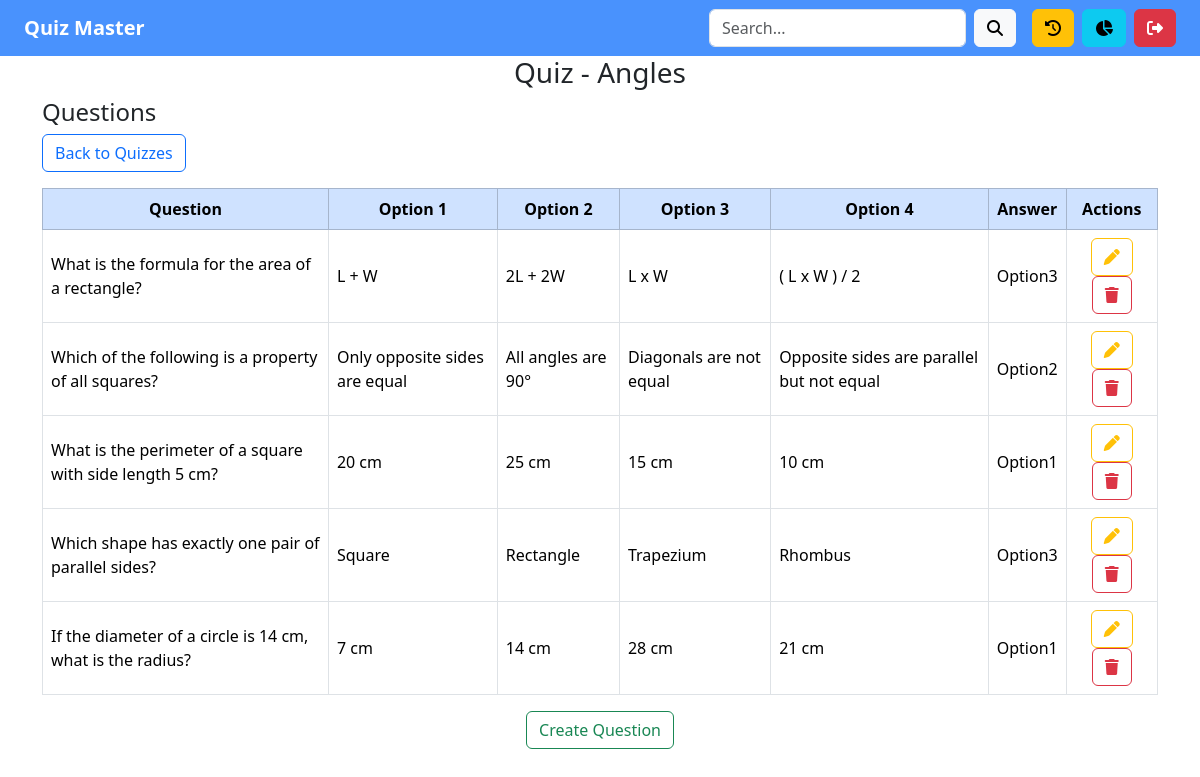
Screenshot of /view_questions/1 (signed in) with the database file from the repository.
### models.py (models this page shows)
class Quizzes(db.Model):
    __tablename__ = 'quizzes'
    id = db.Column(db.Integer, primary_key=True)
    name = db.Column(db.String(80), nullable=False)
    date_of_quiz = db.Column(db.String(80), nullable=False)
    time_duration = db.Column(db.String(5), nullable=False)
    remarks = db.Column(db.String(80), nullable=False)
    chapter_id = db.Column(db.Integer, db.ForeignKey('chapters.id'), nullable=False)
    chapter_name = db.relationship('Chapters', back_populates = 'quiz_list')
    question_list = db.relationship('Questions', back_populates = 'quiz_name', cascade = 'all, delete-orphan')
    quiz_score_list = db.relationship('Scores', back_populates = 'quiz_name', cascade = 'all, delete-orphan')

class Questions(db.Model):
    __tablename__ = 'questions'
    id = db.Column(db.Integer, primary_key=True)
    question_statement = db.Column(db.String(80), nullable=False)
    option1 = db.Column(db.String(80), nullable=False)
    option2 = db.Column(db.String(80), nullable=False)
    option3 = db.Column(db.String(80), nullable=False)
    option4 = db.Column(db.String(80), nullable=False)
    answer = db.Column(db.String(80), nullable=False)
    quiz_id = db.Column(db.Integer, db.ForeignKey('quizzes.id'), nullable=False)
    quiz_name = db.relationship('Quizzes', back_populates = 'question_list')

### controllers.py (the view)
@app.route('/view_questions/<int:quiz_id>')
def view_questions(quiz_id):
    if session.get('is_admin'):
        quiz = Quizzes.query.filter_by(id=quiz_id).first()
        if not quiz:
            flash('Quiz not found', 'error')
            return redirect('/admin_dashboard')
        questions = Questions.query.filter_by(quiz_id = quiz_id).all()
        return render_template('view_questions.html', quiz= quiz, questions=questions)
    return redirect('/login')

### templates/view_questions.html
{% extends "index.html" %}
{% block content %}
{% include "admin_navbar.html" %}
<div class="container">
    <div class="row">
        <div class="col">
            <h3 class="text-center">Quiz - {{ quiz.name }}</h3>
            <h4>Questions</h4>
            <div class="mb-3">
                <a href="/view_quizzes/{{ quiz.chapter_id }}" class="btn btn-outline-primary">Back to Quizzes</a>
            </div>
            <table class="table table-hover table-bordered">
                <thead class="table-primary">
                    <tr class="text-center">
                        <th>Question</th>
                        <th>Option 1</th>
                        <th>Option 2</th>
                        <th>Option 3</th>
                        <th>Option 4</th>
                        <th>Answer</th>
                        <th>Actions</th>
                    </tr>
                </thead>
                <tbody>
                    {% for question in questions %}
                    <tr>
                        <td class="align-middle">{{ question.question_statement }}</td>
                        <td class="align-middle">{{ question.option1 }}</td>
                        <td class="align-middle">{{ question.option2 }}</td>
                        <td class="align-middle">{{ question.option3 }}</td>
                        <td class="align-middle">{{ question.option4 }}</td>
                        <td class="align-middle">{{ question.answer }}</td>
                        <td class="text-center">
                            <a href="/edit_question/{{ question.id }}" class="btn btn-outline-warning">
                                <i class="fa-solid fa-pen"></i>
                            </a>
                            <a href="/delete_question/{{ question.id }}" class="btn btn-outline-danger"
                            onclick="return confirm('Are you sure you want to delete {{ question.name }}?');">
                                <i class="fa-solid fa-trash"></i>
                            </a>
                        </td>
                    </tr>
                    {% endfor %}
                </tbody>
            </table>
            <div class="text-center">
                <a href="/create_question/{{quiz.id}}" class="btn btn-outline-success">Create Question</a>
            </div>
        </div>
    </div>
</div>
{% endblock %}

### rows the page displays
Quizzes: name "Angles"
Questions: question_statement "What is the formula for the area of a rectangle?", option1 "L + W", option2 "2L + 2W", option3 "L x W", option4 "( L x W ) / 2", answer "Option3"
Questions: question_statement "Which of the following is a property of all squares?", option1 "Only opposite sides are equal", option2 "All angles are 90°", option3 "Diagonals are not equal", option4 "Opposite sides are parallel but not equal", answer "Option2"
Questions: question_statement "What is the perimeter of a square with side length 5 cm?", option1 "20 cm", option2 "25 cm", option3 "15 cm", option4 "10 cm", answer "Option1"
Questions: question_statement "Which shape has exactly one pair of parallel sides?", option1 "Square", option2 "Rectangle", option3 "Trapezium", option4 "Rhombus", answer "Option3"
Questions: question_statement "If the diameter of a circle is 14 cm, what is the radius?", option1 "7 cm", option2 "14 cm", option3 "28 cm", option4 "21 cm", answer "Option1"
